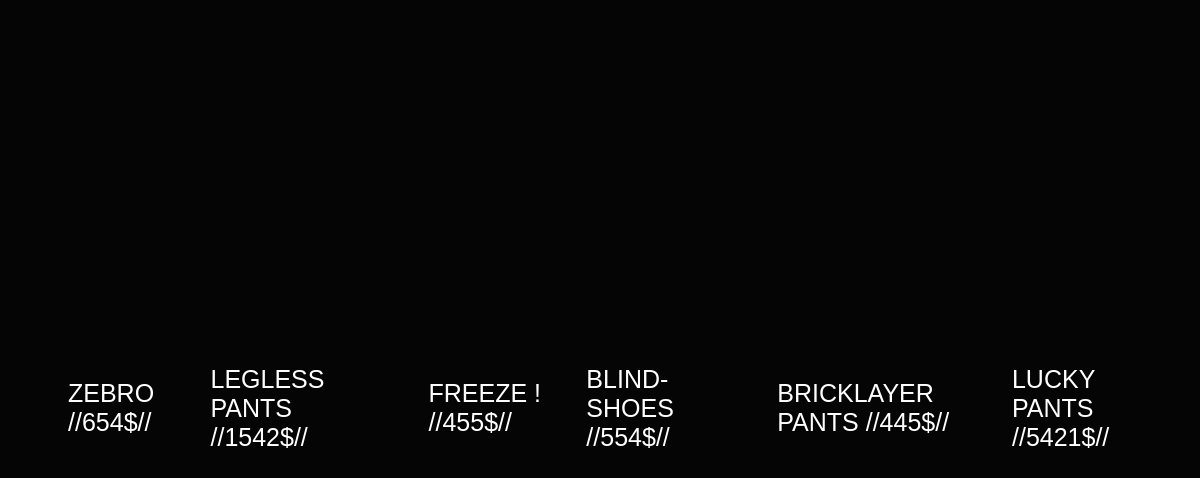
The page /shop/bottoms on the database its author committed.
### tables this page shows
CREATE TABLE "PRODUCTS" (
	"id"	INTEGER,
	"produit"	TEXT,
	"prix"	INTEGER,
	"categorie"	TEXT,
	PRIMARY KEY("id" AUTOINCREMENT)
);

### based.py (the view)
@app.route("/shop/bottoms")
def bottoms_page():
    return render_template("bottoms.html", table_bottoms=bottoms())

### based.py (called while the page is built)
def bottoms():
    connection = sqlite3.connect('Products/produits.db')
    cur = connection.cursor()
    request_bottoms = """
    SELECT produit, prix FROM PRODUCTS WHERE categorie  = 'bottoms'
    """
    response_bottoms = cur.execute(request_bottoms)
    table_bottoms = response_bottoms.fetchall()
    connection.close()
    return table_bottoms

### templates/bottoms.html (shortened to what this page needs)
<!DOCTYPE html>
<html lang="com">
<head>
    <link rel= "stylesheet" type= "text/css" href= "{{ url_for('static',filename='css/bottoms.css') }}">
 </head>
<body>
  <ul>
    {% for bottom in table_bottoms %}
      <li>{{ bottom[0] }} //{{ bottom[1] }}$//</li>
    {% endfor %}
  </ul>
</body>
</html>

### static/css/bottoms.css (style rules this page uses)
body { display: flex; justify-content: center; align-items: center; min-height: 100vh; background-color: #050505; }
ul { display: flex; justify-content: center; align-items: center; }
li { display: block; padding: 0 20px; color: #fff; font-size: 25px; font-family: sans-serif; text-transform: uppercase; transition: .5s; }

### rows shown on the page
PRODUCTS: produit "ZEBRO", prix "654"
PRODUCTS: produit "LEGLESS PANTS", prix "1542"
PRODUCTS: produit "FREEZE !", prix "455"
PRODUCTS: produit "BLIND-SHOES", prix "554"
PRODUCTS: produit "BRICKLAYER PANTS", prix "445"
PRODUCTS: produit "LUCKY PANTS", prix "5421"
